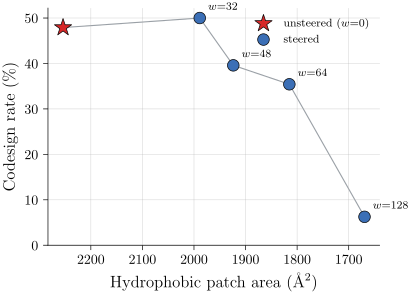

This chart was generated by the following Python code:
# P42_v1: Codesign rate vs property-score Pareto frontier — hydpatch_min direction.
# Visualizes: E102 steering Pareto. As steering weight w rises, the hydrophobic
#   patch total area falls (less aggregation-prone surface) while codesign falls.
#   This is the GENTLEST knee of any steered property: at w=32 codesign is 50.0 %
#   (above the 47.9 % baseline), and at w=64 it still holds 35.4 % vs camsol 18.8 /
#   tango 22.9 / iupred 10.4 / combo 20.8 % — the most free-lunch axis.
# DATA: results/hydpatch_min_sweep/steering_cost_audit.csv (NA-v1 predictor).
#   `hydrophobic_patch_total_area` is measured directly in the developability
#   panel, so `prop_value` is the real property score (no proxy). Unsteered raw
#   anchor = `prop_anchor`; unsteered codesign anchor = n=48 paired baseline
#   (47.9 %, this CSV's codesign_anchor / E070).
# NOTE: scores in property units (not sigma). Lower hydrophobic-patch area is
#   better, so the x-axis is inverted (improvement reads rightward, matching the
#   other panels). No title (caption underneath in LaTeX); no knee annotation.
import sys
import csv
from pathlib import Path
sys.path.insert(0, str(Path(__file__).parent.parent))
from plot_utils import figsize
import matplotlib.pyplot as plt

CSV = (Path(__file__).parent.parent.parent / "results"
       / "hydpatch_min_sweep" / "steering_cost_audit.csv")
DIRECTION = "hydpatch_min"
WSET = {32, 48, 64, 128}
XLABEL = r"Hydrophobic patch area (\AA$^2$)"
INVERT_X = True                        # lower area is better -> improvement rightward
CODESIGN_UNSTEERED = 47.9              # n=48 paired baseline (E070)
COLOR = "#3b6fb6"

# Read property value + codesign for this direction.
steered, anchor_raw = [], None
with open(CSV, newline="") as f:
    for r in csv.DictReader(f):
        if r["direction"] != DIRECTION or int(r["w"]) not in WSET:
            continue
        anchor_raw = float(r["prop_anchor"])
        steered.append((int(r["w"]), float(r["prop_value"]),
                        float(r["codesign_rate"]) * 100.0))
steered.sort()                                   # by w

# Point lists: unsteered anchor (w=0) first, then steered cells by w.
ws = [0] + [s[0] for s in steered]
val = [anchor_raw] + [s[1] for s in steered]
cod = [CODESIGN_UNSTEERED] + [s[2] for s in steered]

fig, ax = plt.subplots(figsize=figsize(0.68, 0.72))

# Pareto trade-off curve (codesign falls as the property is pushed).
ax.plot(val, cod, "-", color="#9aa0a6", lw=0.8, zorder=1)
ax.scatter(val[0], cod[0], marker="*", s=170, color="#d62728",
           edgecolor="black", lw=0.5, zorder=4, label=r"unsteered ($w{=}0$)")
ax.scatter(val[1:], cod[1:], marker="o", s=70, color=COLOR,
           edgecolor="black", lw=0.5, zorder=3, label="steered")
for w, x, y in zip(ws[1:], val[1:], cod[1:]):
    ax.annotate(rf"$w{{=}}{w}$", (x, y), xytext=(6, 6),
                textcoords="offset points", fontsize=8)

ax.set_xlabel(XLABEL)
ax.set_ylabel(r"Codesign rate (\%)")
ax.set_ylim(bottom=0)
if INVERT_X:
    ax.invert_xaxis()
ax.legend(loc="upper right", frameon=False, fontsize=8)
ax.spines[["top", "right"]].set_visible(False)
ax.grid(True, lw=0.4, alpha=0.5, zorder=0)

fig.savefig(Path(__file__).with_suffix(".pdf"))
